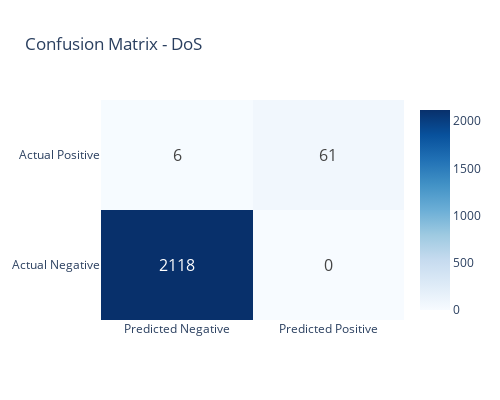
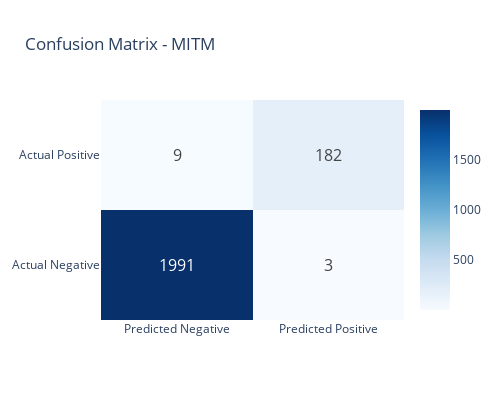
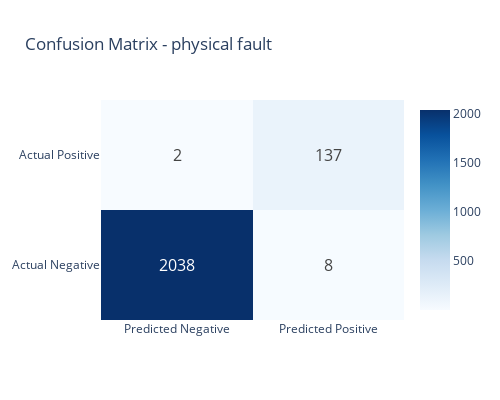

Source (notebook cell) for these figures, in order:
### Code cell
# Plot confusion matrices for each attack type
for attack_type, results in multiclass_results.items():
    fig = go.Figure(data=go.Heatmap(
        z=results['confusion_matrix'],
        x=['Predicted Negative', 'Predicted Positive'],
        y=['Actual Negative', 'Actual Positive'],
        text=results['confusion_matrix'],
        texttemplate="%{text}",
        textfont={"size": 16},
        colorscale='Blues'
    ))
    
    fig.update_layout(
        title=f'Confusion Matrix - {attack_type}',
        height=400,
        width=500
    )
    
    fig.show()

### Figure 1 — Plotly figure (JSON) as saved in the notebook; plotly's stock layout.template omitted (floating-point values rounded to 4 significant figures)
{"data": [{"colorscale": [[0, "rgb(247,251,255)"], [0.125, "rgb(222,235,247)"], [0.25, "rgb(198,219,239)"], [0.375, "rgb(158,202,225)"], [0.5, "rgb(107,174,214)"], [0.625, "rgb(66,146,198)"], [0.75, "rgb(33,113,181)"], [0.875, "rgb(8,81,156)"], [1, "rgb(8,48,107)"]], "text": [[2118, 0], [6, 61]], "textfont": {"size": 16}, "texttemplate": "%{text}", "type": "heatmap", "x": ["Predicted Negative", "Predicted Positive"], "y": ["Actual Negative", "Actual Positive"], "z": [[2118, 0], [6, 61]]}], "layout": {"height": 400, "title": {"text": "Confusion Matrix - DoS"}, "width": 500}}

### Figure 2 — Plotly figure (JSON) as saved in the notebook; plotly's stock layout.template omitted (floating-point values rounded to 4 significant figures)
{"data": [{"colorscale": [[0, "rgb(247,251,255)"], [0.125, "rgb(222,235,247)"], [0.25, "rgb(198,219,239)"], [0.375, "rgb(158,202,225)"], [0.5, "rgb(107,174,214)"], [0.625, "rgb(66,146,198)"], [0.75, "rgb(33,113,181)"], [0.875, "rgb(8,81,156)"], [1, "rgb(8,48,107)"]], "text": [[1991, 3], [9, 182]], "textfont": {"size": 16}, "texttemplate": "%{text}", "type": "heatmap", "x": ["Predicted Negative", "Predicted Positive"], "y": ["Actual Negative", "Actual Positive"], "z": [[1991, 3], [9, 182]]}], "layout": {"height": 400, "title": {"text": "Confusion Matrix - MITM"}, "width": 500}}

### Figure 3 — Plotly figure (JSON) as saved in the notebook; plotly's stock layout.template omitted (floating-point values rounded to 4 significant figures)
{"data": [{"colorscale": [[0, "rgb(247,251,255)"], [0.125, "rgb(222,235,247)"], [0.25, "rgb(198,219,239)"], [0.375, "rgb(158,202,225)"], [0.5, "rgb(107,174,214)"], [0.625, "rgb(66,146,198)"], [0.75, "rgb(33,113,181)"], [0.875, "rgb(8,81,156)"], [1, "rgb(8,48,107)"]], "text": [[2038, 8], [2, 137]], "textfont": {"size": 16}, "texttemplate": "%{text}", "type": "heatmap", "x": ["Predicted Negative", "Predicted Positive"], "y": ["Actual Negative", "Actual Positive"], "z": [[2038, 8], [2, 137]]}], "layout": {"height": 400, "title": {"text": "Confusion Matrix - physical fault"}, "width": 500}}
